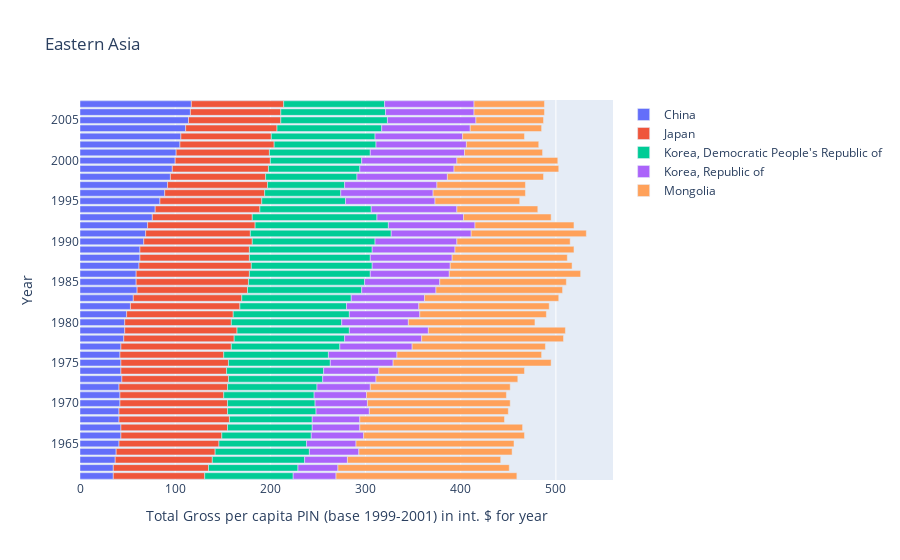

The notebook cell saved with this chart:
### Markdown cell above
Here we can see just how much Mongolia and DPRK has changed with a decrease in their PIN, and how China has increased their PIN.  It is hard to tell in

### Code cell
#fig = px.bar(eastern_asia_category, x='value', y='year', orientation='h')
fig = px.bar(eastern_asia_data, x='value', y='year', color='country_or_area',
             orientation='h', hover_data=['year', 'value'], title='Eastern Asia'
             ).for_each_trace(lambda t: t.update(
                    name=t.name.replace('country_or_area=', '')))
fig.update_xaxes(
    title_text='Total Gross per capita PIN (base 1999-2001) in int. $ for year')
fig.update_yaxes(title_text='Year')
fig.show()

### Figure 1 — Plotly figure (JSON) as saved in the notebook; plotly's stock layout.template omitted (floating-point values rounded to 4 significant figures)
{"data": [{"alignmentgroup": "True", "customdata": [[1961, 35], [1962, 35], [1963, 37], [1964, 38], [1965, 41], [1966, 43], [1967, 43], [1968, 41], [1969, 41], [1970, 42], [1971, 42], [1972, 41], [1973, 44], [1974, 43], [1975, 43], [1976, 42], [1977, 43], [1978, 46], [1979, 47], [1980, 47], [1981, 49], [1982, 53], [1983, 56], [1984, 60], [1985, 59], [1986, 59], [1987, 62], [1988, 63], [1989, 63], [1990, 67], [1991, 69], [1992, 71], [1993, 76], [1994, 79], [1995, 84], [1996, 89], [1997, 92], [1998, 95], [1999, 97], [2000, 100], [2001, 101], [2002, 105], [2003, 106], [2004, 111], [2005, 114], [2006, 116], [2007, 117]], "hoverlabel": {"namelength": 0}, "hovertemplate": "country_or_area=China<br>value=%{customdata[1]}<br>year=%{customdata[0]}", "legendgroup": "country_or_area=China", "marker": {"color": "#636efa"}, "name": "China", "offsetgroup": "country_or_area=China", "orientation": "h", "showlegend": true, "textposition": "auto", "type": "bar", "x": [35, 35, 37, 38, 41, 43, 43, 41, 41, 42, 42, 41, 44, 43, 43, 42, 43, 46, 47, 47, 49, 53, 56, 60, 59, 59, 62, 63, 63, 67, 69, 71, 76, 79, 84, 89, 92, 95, 97, 100, 101, 105, 106, 111, 114, 116, 117], "xaxis": "x", "y": [1961, 1962, 1963, 1964, 1965, 1966, 1967, 1968, 1969, 1970, 1971, 1972, 1973, 1974, 1975, 1976, 1977, 1978, 1979, 1980, 1981, 1982, 1983, 1984, 1985, 1986, 1987, 1988, 1989, 1990, 1991, 1992, 1993, 1994, 1995, 1996, 1997, 1998, 1999, 2000, 2001, 2002, 2003, 2004, 2005, 2006, 2007], "yaxis": "y"}, {"alignmentgroup": "True", "customdata": [[1961, 96], [1962, 100], [1963, 102], [1964, 104], [1965, 105], [1966, 106], [1967, 112], [1968, 116], [1969, 114], [1970, 113], [1971, 109], [1972, 114], [1973, 112], [1974, 111], [1975, 113], [1976, 109], [1977, 116], [1978, 116], [1979, 118], [1980, 112], [1981, 112], [1982, 115], [1983, 114], [1984, 116], [1985, 118], [1986, 119], [1987, 118], [1988, 115], [1989, 115], [1990, 114], [1991, 110], [1992, 113], [1993, 105], [1994, 110], [1995, 107], [1996, 105], [1997, 105], [1998, 100], [1999, 101], [2000, 100], [2001, 98], [2002, 99], [2003, 95], [2004, 96], [2005, 97], [2006, 95], [2007, 97]], "hoverlabel": {"namelength": 0}, "hovertemplate": "country_or_area=Japan<br>value=%{customdata[1]}<br>year=%{customdata[0]}", "legendgroup": "country_or_area=Japan", "marker": {"color": "#EF553B"}, "name": "Japan", "offsetgroup": "country_or_area=Japan", "orientation": "h", "showlegend": true, "textposition": "auto", "type": "bar", "x": [96, 100, 102, 104, 105, 106, 112, 116, 114, 113, 109, 114, 112, 111, 113, 109, 116, 116, 118, 112, 112, 115, 114, 116, 118, 119, 118, 115, 115, 114, 110, 113, 105, 110, 107, 105, 105, 100, 101, 100, 98, 99, 95, 96, 97, 95, 97], "xaxis": "x", "y": [1961, 1962, 1963, 1964, 1965, 1966, 1967, 1968, 1969, 1970, 1971, 1972, 1973, 1974, 1975, 1976, 1977, 1978, 1979, 1980, 1981, 1982, 1983, 1984, 1985, 1986, 1987, 1988, 1989, 1990, 1991, 1992, 1993, 1994, 1995, 1996, 1997, 1998, 1999, 2000, 2001, 2002, 2003, 2004, 2005, 2006, 2007], "yaxis": "y"}, {"alignmentgroup": "True", "customdata": [[1961, 93], [1962, 94], [1963, 97], [1964, 99], [1965, 92], [1966, 94], [1967, 89], [1968, 87], [1969, 93], [1970, 92], [1971, 95], [1972, 94], [1973, 99], [1974, 102], [1975, 107], [1976, 110], [1977, 114], [1978, 116], [1979, 118], [1980, 116], [1981, 122], [1982, 112], [1983, 115], [1984, 120], [1985, 122], [1986, 127], [1987, 127], [1988, 127], [1989, 129], [1990, 129], [1991, 148], [1992, 140], [1993, 131], [1994, 117], [1995, 88], [1996, 80], [1997, 81], [1998, 96], [1999, 96], [2000, 96], [2001, 106], [2002, 107], [2003, 109], [2004, 110], [2005, 112], [2006, 110], [2007, 106]], "hoverlabel": {"namelength": 0}, "hovertemplate": "country_or_area=Korea, Democratic People's Republic of<br>value=%{customdata[1]}<br>year=%{customdata[0]}", "legendgroup": "country_or_area=Korea, Democratic People's Republic of", "marker": {"color": "#00cc96"}, "name": "Korea, Democratic People's Republic of", "offsetgroup": "country_or_area=Korea, Democratic People's Republic of", "orientation": "h", "showlegend": true, "textposition": "auto", "type": "bar", "x": [93, 94, 97, 99, 92, 94, 89, 87, 93, 92, 95, 94, 99, 102, 107, 110, 114, 116, 118, 116, 122, 112, 115, 120, 122, 127, 127, 127, 129, 129, 148, 140, 131, 117, 88, 80, 81, 96, 96, 96, 106, 107, 109, 110, 112, 110, 106], "xaxis": "x", "y": [1961, 1962, 1963, 1964, 1965, 1966, 1967, 1968, 1969, 1970, 1971, 1972, 1973, 1974, 1975, 1976, 1977, 1978, 1979, 1980, 1981, 1982, 1983, 1984, 1985, 1986, 1987, 1988, 1989, 1990, 1991, 1992, 1993, 1994, 1995, 1996, 1997, 1998, 1999, 2000, 2001, 2002, 2003, 2004, 2005, 2006, 2007], "yaxis": "y"}, {"alignmentgroup": "True", "customdata": [[1961, 45], [1962, 42], [1963, 45], [1964, 52], [1965, 52], [1966, 55], [1967, 50], [1968, 50], [1969, 56], [1970, 55], [1971, 55], [1972, 56], [1973, 56], [1974, 58], [1975, 66], [1976, 72], [1977, 76], [1978, 81], [1979, 83], [1980, 70], [1981, 74], [1982, 76], [1983, 77], [1984, 78], [1985, 79], [1986, 83], [1987, 82], [1988, 86], [1989, 87], [1990, 86], [1991, 84], [1992, 91], [1993, 91], [1994, 90], [1995, 94], [1996, 97], [1997, 97], [1998, 95], [1999, 99], [2000, 100], [2001, 99], [2002, 95], [2003, 92], [2004, 93], [2005, 93], [2006, 93], [2007, 94]], "hoverlabel": {"namelength": 0}, "hovertemplate": "country_or_area=Korea, Republic of<br>value=%{customdata[1]}<br>year=%{customdata[0]}", "legendgroup": "country_or_area=Korea, Republic of", "marker": {"color": "#ab63fa"}, "name": "Korea, Republic of", "offsetgroup": "country_or_area=Korea, Republic of", "orientation": "h", "showlegend": true, "textposition": "auto", "type": "bar", "x": [45, 42, 45, 52, 52, 55, 50, 50, 56, 55, 55, 56, 56, 58, 66, 72, 76, 81, 83, 70, 74, 76, 77, 78, 79, 83, 82, 86, 87, 86, 84, 91, 91, 90, 94, 97, 97, 95, 99, 100, 99, 95, 92, 93, 93, 93, 94], "xaxis": "x", "y": [1961, 1962, 1963, 1964, 1965, 1966, 1967, 1968, 1969, 1970, 1971, 1972, 1973, 1974, 1975, 1976, 1977, 1978, 1979, 1980, 1981, 1982, 1983, 1984, 1985, 1986, 1987, 1988, 1989, 1990, 1991, 1992, 1993, 1994, 1995, 1996, 1997, 1998, 1999, 2000, 2001, 2002, 2003, 2004, 2005, 2006, 2007], "yaxis": "y"}, {"alignmentgroup": "True", "customdata": [[1961, 190], [1962, 180], [1963, 161], [1964, 161], [1965, 166], [1966, 169], [1967, 171], [1968, 152], [1969, 146], [1970, 150], [1971, 147], [1972, 147], [1973, 149], [1974, 153], [1975, 166], [1976, 152], [1977, 140], [1978, 149], [1979, 144], [1980, 133], [1981, 133], [1982, 137], [1983, 141], [1984, 133], [1985, 133], [1986, 138], [1987, 128], [1988, 121], [1989, 125], [1990, 119], [1991, 121], [1992, 104], [1993, 92], [1994, 85], [1995, 89], [1996, 97], [1997, 93], [1998, 101], [1999, 110], [2000, 106], [2001, 82], [2002, 76], [2003, 65], [2004, 75], [2005, 71], [2006, 74], [2007, 74]], "hoverlabel": {"namelength": 0}, "hovertemplate": "country_or_area=Mongolia<br>value=%{customdata[1]}<br>year=%{customdata[0]}", "legendgroup": "country_or_area=Mongolia", "marker": {"color": "#FFA15A"}, "name": "Mongolia", "offsetgroup": "country_or_area=Mongolia", "orientation": "h", "showlegend": true, "textposition": "auto", "type": "bar", "x": [190, 180, 161, 161, 166, 169, 171, 152, 146, 150, 147, 147, 149, 153, 166, 152, 140, 149, 144, 133, 133, 137, 141, 133, 133, 138, 128, 121, 125, 119, 121, 104, 92, 85, 89, 97, 93, 101, 110, 106, 82, 76, 65, 75, 71, 74, 74], "xaxis": "x", "y": [1961, 1962, 1963, 1964, 1965, 1966, 1967, 1968, 1969, 1970, 1971, 1972, 1973, 1974, 1975, 1976, 1977, 1978, 1979, 1980, 1981, 1982, 1983, 1984, 1985, 1986, 1987, 1988, 1989, 1990, 1991, 1992, 1993, 1994, 1995, 1996, 1997, 1998, 1999, 2000, 2001, 2002, 2003, 2004, 2005, 2006, 2007], "yaxis": "y"}], "layout": {"autosize": true, "barmode": "relative", "legend": {"tracegroupgap": 0}, "title": {"text": "Eastern Asia"}, "xaxis": {"anchor": "y", "autorange": true, "domain": [0, 1], "range": [0, 560], "title": {"text": "Total Gross per capita PIN (base 1999-2001) in int. $ for year"}, "type": "linear"}, "yaxis": {"anchor": "x", "autorange": true, "domain": [0, 1], "range": [1960.0, 2008.0], "title": {"text": "Year"}, "type": "linear"}}}
